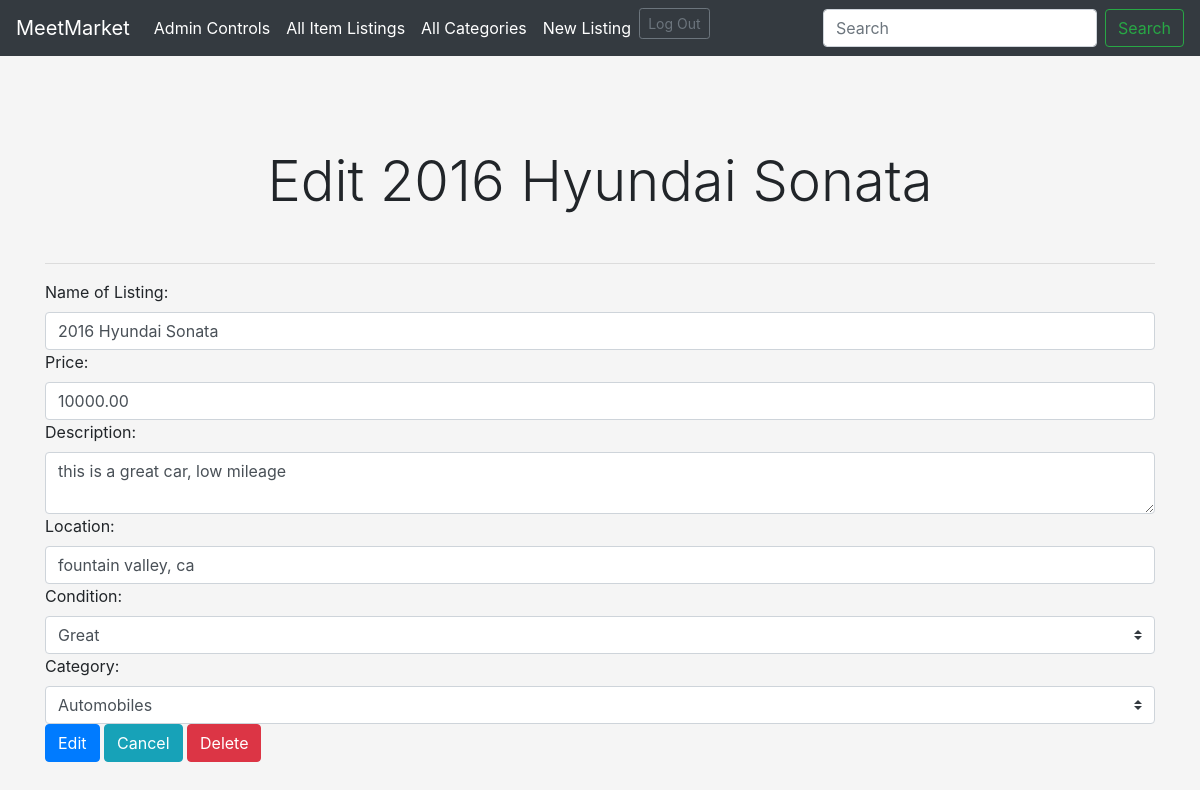
/item/2/edit (signed in), run on the app's committed database.
### item_app/models.py (models this page shows)
class Item(models.Model):
    user = models.ForeignKey(User, related_name="items",
                             on_delete=models.CASCADE)
    name = models.CharField(max_length=100)
    price = models.DecimalField(decimal_places=2, max_digits=10)
    description = models.CharField(max_length=255)
    location = models.CharField(max_length=255)
    condition = models.CharField(max_length=25)
    category = models.ForeignKey(
        Category, related_name="items", on_delete=models.CASCADE)
    flag = models.BooleanField(default=False)
    created_at = models.DateTimeField(auto_now_add=True)
    updated_at = models.DateTimeField(auto_now=True)
    objects = ItemManager()

class Category(models.Model):
    name = models.CharField(max_length=45)
    created_at = models.DateTimeField(auto_now_add=True)
    updated_at = models.DateTimeField(auto_now=True)

### item_app/views.py (the view, shortened to what this page needs)
# urls.py: path('item/<int:item_id>/edit', views.edit, name="my_edit_item"),
def edit(request, item_id):
    this_item = Item.objects.get(id=item_id)
    images = this_item.images.all()
    if len(images) > 0:
        image = images[0]
        context = {
            "this_item": this_item,
            "all_categories": Category.objects.all(),
            "this_user": User.objects.get(email=request.session['log_email']),
            "images": images,
            "image": image,
        }
    return render(request, "edit.html", context)

### item_app/templates/edit.html (shortened to what this page needs)
{% extends 'base.html' %} {% block content %} {% if this_user.admin == True %}
<div class="pricing-header px-3 py-3 pt-md-5 pb-md-4 mx-auto text-center">
    <h1 class="display-4">Edit {{this_item.name}}</h1>
</div>
<hr />
<form action="{% url 'item:my_post_edit_item' this_item.id %}" method="POST" enctype="multipart/form-data">
  <div class="form-group">
    <label for="name">Name of Listing:</label>
    <input type="text" class="form-control" name="name" value="{{this_item.name}}" />
    <label for="price">Price:</label>
    <input type="number" step="0.01" class="form-control" name="price" value="{{this_item.price}}" />
    <label for="description">Description:</label>
    <textarea name="description" class="form-control">
{{this_item.description}}</textarea>
    <label for="location">Location:</label>
    <input type="text" class="form-control" name="location" placeholder="Current location of the item"
      value="{{this_item.location}}" />
    <label for="condition">Condition:</label>
    <select name="condition" class="custom-select mr-sm-2">
      <option value="{{this_item.condition}}">{{this_item.condition}}</option>
    </select>
    <label for="category">Category:</label>
    <select name="category" class="custom-select mr-sm-2">
      <option value="{{this_item.category.name}}">{{this_item.category.name}}</option>
    </select>
    <button type="submit" class="btn btn-primary">Edit</button>
    <a href="{% url 'login:my_successful_log_in' %}" class="btn btn-info" role="button">Cancel</a>
    {% if this_user.admin == True %}
    <a href="{% url 'item:my_delete_item' this_item.id %}" class="btn btn-danger"
      role="button">Delete</a>{% endif %}{% endif %}
  </div>
</form>
{% endblock %}

### craiglist_app/static/css/style.css (style rules this page uses)
* { margin: 0; padding: 0; }
body { margin-top: 100px; }

### craiglist_app/static/css/style_reg.css (style rules this page uses)
* { margin: 0; padding: 0; }
body { background-color: #f5f5f5; }
form { border: none; margin: 0; }
button { margin: 0; }

### data on the page
Item: name "2016 Hyundai Sonata", price "10000.00", description "this is a great car, low mileage", location "fountain valley, ca", condition "Great", category "Automobiles"
